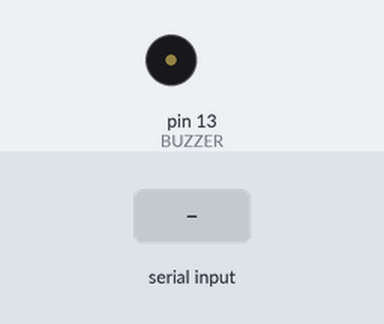
The sketch below on a simulated Arduino Uno, built with avr-gcc and run on an emulated ATmega328P. On the bench: buzzer (waves = sounding, pin HIGH). The inputs (shaded band) are chosen by the test bench.

Above: at 1.2 s.
1.3 s: "S" received over Serial
At 2.6 s:
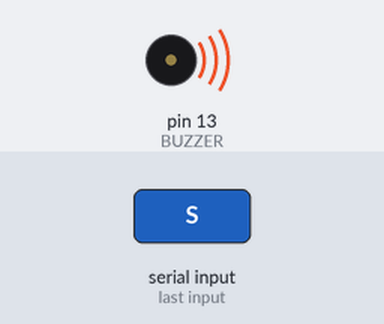
Timing chart, 0 to 5.8 s (numbered marks = the images above; inputs shaded):
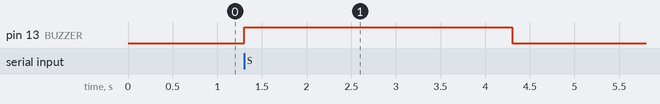

Measured:
- after the input at 1.3 s, pin 13 (BUZZER): LOW → HIGH at once, → LOW 3.0 s later

The sketch:

arduinocode.ino
```cpp
#define BUZZER 13

char incomingByte;
bool recvData=0;

void setup() {
  Serial.begin(9600);
  pinMode(BUZZER,OUTPUT);
  digitalWrite(BUZZER,LOW);
}

void loop() {
  if (Serial.available() > 0) {
    incomingByte = Serial.read();
    recvData = 1;
  }

  if(recvData)
  {
    recvData=0;
    if(incomingByte == 'S')
    {
      digitalWrite(BUZZER,HIGH);
      delay(3000);
      digitalWrite(BUZZER,LOW);
      incomingByte=0;
    }
  }
}
```
